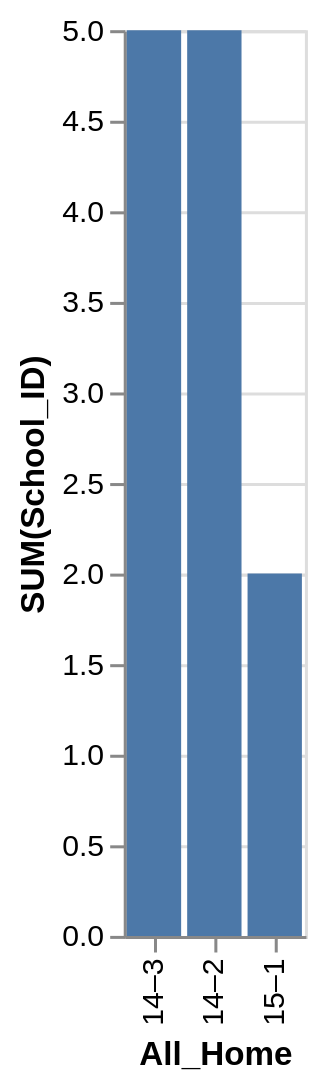

Vega-Lite specification for this chart:
### Vega-Lite specification from a JSON file in a GitHub repository (floating-point values rounded to 4 significant figures)
{"data": {"values": [{"x_data": "14–3", "y_data": 5}, {"x_data": "14–2", "y_data": 5}, {"x_data": "15–1", "y_data": 2}]}, "mark": "bar", "encoding": {"x": {"field": "x_data", "type": "nominal", "title": "All_Home", "sort": {"op": "sum", "field": "y_data", "order": "descending"}}, "y": {"field": "y_data", "type": "quantitative", "title": "SUM(School_ID)"}}}
